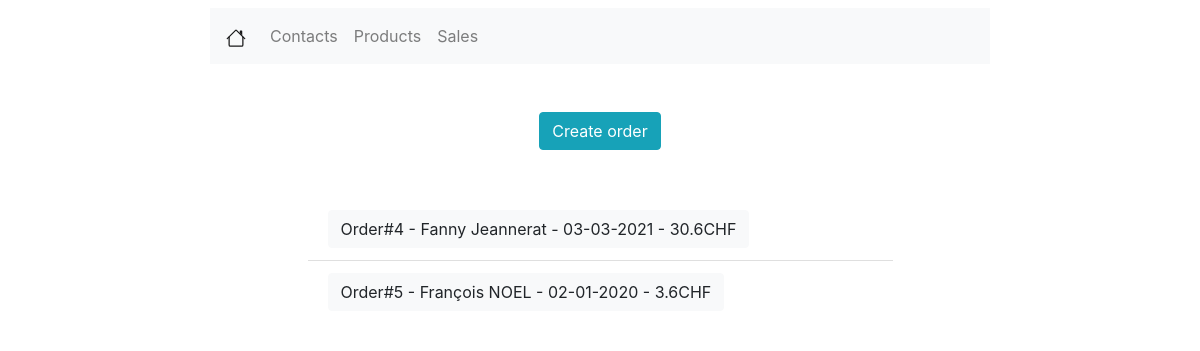
/sales/, run on an earlier commit of the app's database.
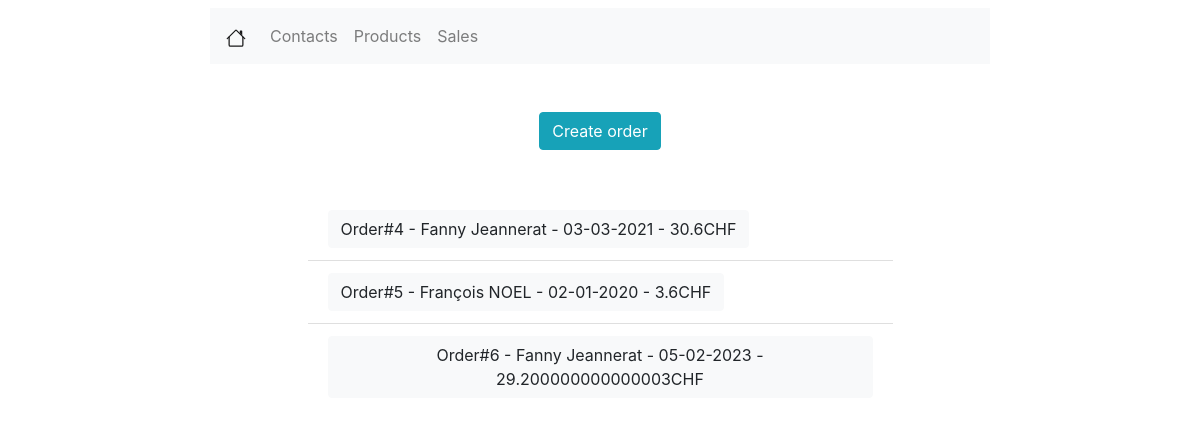
And on a later commit of the database.
### sale/models.py (models this page shows, shortened)
class SaleOrder(models.Model):
    create_at = models.DateTimeField(auto_now_add=True)
    updated_at = models.DateTimeField(auto_now=True)
    name = models.CharField(max_length=100)
    partner_id = models.ForeignKey(Contact, on_delete=models.CASCADE, null=False, verbose_name='Customer')
    validity_date = models.DateField(verbose_name="Validity date", blank=True, null=True)

### sale/views.py (the view)
# urls.py: path('', views.SaleOrderIndexView.as_view(), name='sales'),
class SaleOrderIndexView(generic.ListView):
    template_name = 'sale/sale_listview.html'
    context_object_name = 'sales_list'
    queryset = SaleOrder.objects.all()

### sale/templates/sale/sale_listview.html
{% extends 'viewlist/viewlist.html' %}
{% block viewlist %}
    <div class="row mx-auto mt-5 justify-content-center">
        <form class="form-inline">
            <a class="btn btn-info" href="{% url 'create_sale' %}" role="button">Create order</a>
        </form>
    </div>
    <div class="row mx-auto mt-5 justify-content-center">
        {% if sales_list %}
            <ul class="list-group list-group-flush w-50">
                {% for sale in sales_list %}
                    <li class="list-group-item d-flex justify-content-between align-items-center">
                        <a class="btn btn-light" href="{% url 'sale_detail' sale.id %}"
                           role="button">{{ sale.name }}</a>
                    </li>
                {% endfor %}
            </ul>
        {% else %}
            <p>There are no order yet</p>
        {% endif %}
    </div>
{% endblock %}

What changed in the data, as far as the page shows it:
added SaleOrder: name "Order#6 - Fanny Jeannerat - 05-02-2023 - 29.200000000000003CHF"
